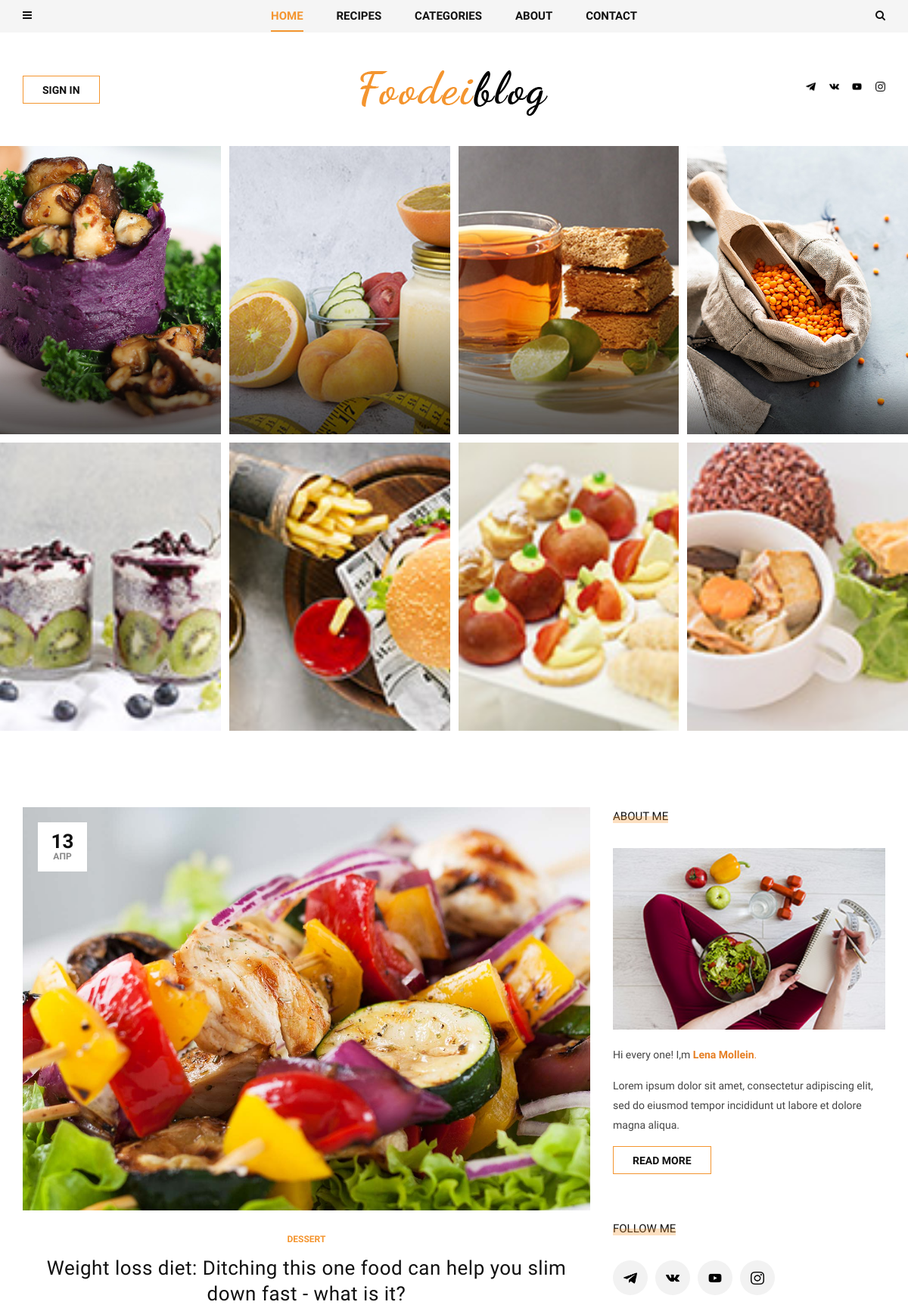
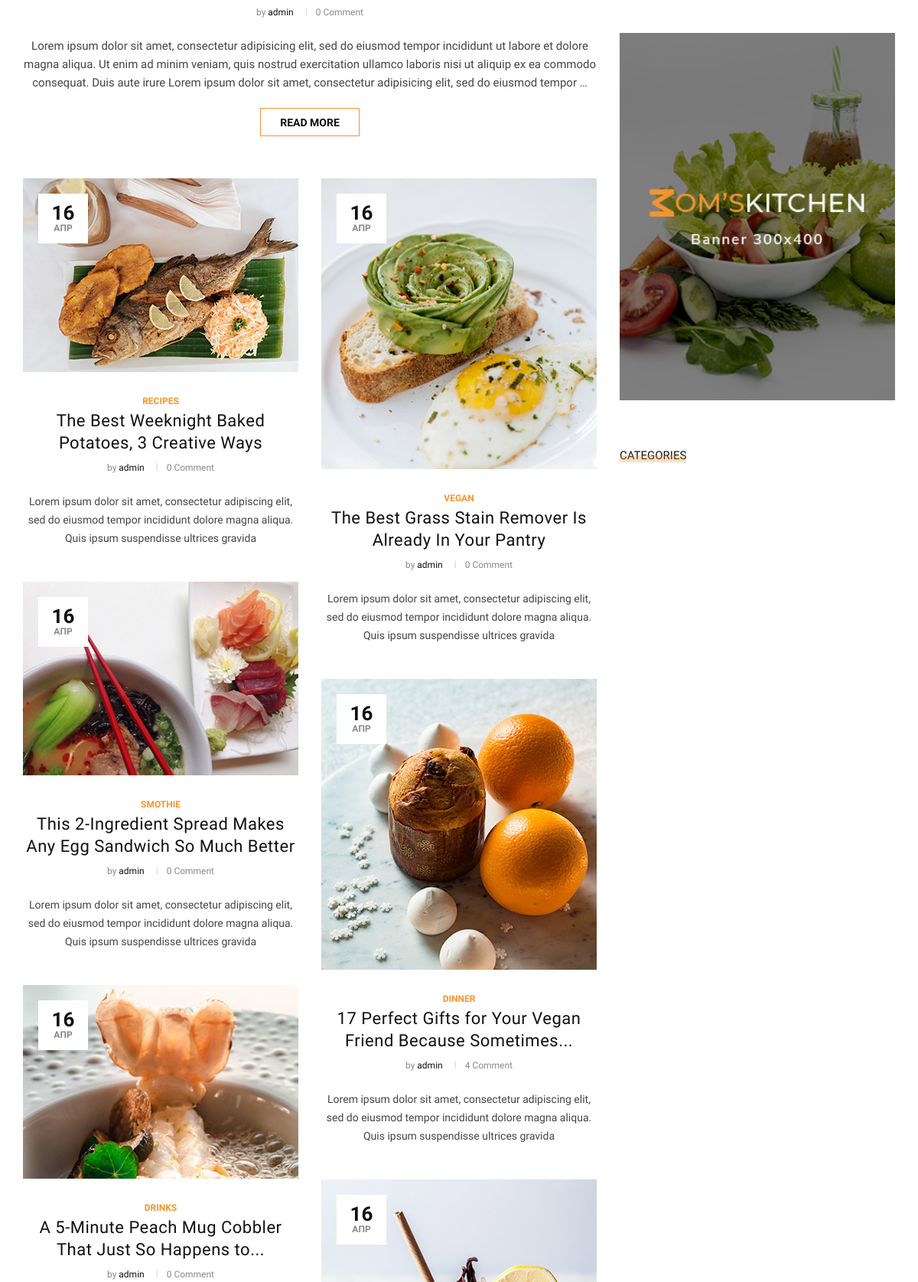
The page / (upper part) on the database its author committed (2 pictures, top to bottom).
### contact/models.py (models this page shows, shortened)
class Social(models.Model):
    icon = models.FileField(upload_to='icons/', verbose_name='Изображение иконки')
    link = models.URLField(verbose_name='Ссылка для связи')
    alt = models.CharField(max_length=100, null=True, blank=True, verbose_name='seo_name')
    class Meta:
        verbose_name = 'Соц сети'
        verbose_name_plural = 'Соц сети'

class About(models.Model):
    name = models.CharField(max_length=50, default='', verbose_name='Имя шев повара')
    profile_picture = models.ImageField(upload_to='about/author_profile', default='user-default.png', verbose_name='Фото профиля')
    title = models.CharField(max_length=200, verbose_name='Заголовок')
    text = RichTextField(verbose_name='Описание об авторе')
    mini_text = RichTextField(verbose_name='Текст меню слайдера')
    max_text = RichTextField(default='', verbose_name='Текст на странице поста')
    class Meta:
        verbose_name = 'О нас'
        verbose_name_plural = 'О нас'

class ImageAbout(models.Model):
    image = models.ImageField(upload_to='about/', verbose_name='Изображение')
    page = models.ForeignKey(About, on_delete=models.CASCADE, related_name='about_images')
    alt = models.CharField(max_length=100, null=True, blank=True, verbose_name='seo_name')

### gallery/models.py (models this page shows)
class Photo(models.Model):
    name = models.CharField(max_length=250, blank=True, null=True, verbose_name='Название изображения')
    slug = models.SlugField(max_length=255, unique=True, blank=True, null=True, verbose_name='URL')
    image = models.ImageField(upload_to='gallery/%Y/%m/%d', verbose_name='Изображение')
    is_published = models.BooleanField(default=True, verbose_name='Опубликовано')
    create_date = models.DateTimeField(auto_now_add=True, verbose_name='Дата создания')
    class Meta:
        verbose_name = 'Фотография превью'
        verbose_name_plural = 'Фотография превью'
        ordering = ['name'] # сортировка по имени

### blog/models.py (models this page shows, shortened)
class Post(models.Model):
    author = models.ForeignKey(User, related_name='posts', on_delete=models.CASCADE, verbose_name='Пользователь')
    slug = models.SlugField(max_length=200, unique=True, default='', verbose_name='URL')
    title = models.CharField(max_length=200, verbose_name='Заголовок')
    image = models.ImageField(upload_to='articles/%Y/%m/%d', null=True, blank=True, verbose_name='Изображение')
    text = models.TextField(verbose_name='Описание')
    category = models.ForeignKey(Category, related_name='post', on_delete=models.SET_NULL, null=True, verbose_name='Категория')
    tags = models.ManyToManyField(Tag, related_name='post', blank=True, verbose_name='Теги')
    is_published = models.BooleanField(default=True, verbose_name='Опубликовано')
    create_at = models.DateTimeField(auto_now_add=True, verbose_name='Дата создания')  # когда была создана данная запись
    class Meta:
        verbose_name = 'Пост'
        verbose_name_plural = 'Посты'
    def get_absolute_url(self):
        return reverse('post_single', kwargs={'slug': self.category.slug, 'post_slug': self.slug})
    def get_comments(self):
        return self.comment.all()

class Category(MPTTModel):
    name = models.CharField(max_length=100, verbose_name='Название категории')
    slug = models.SlugField(max_length=100, unique=True, verbose_name='URL')
    parent = TreeForeignKey('self', related_name='children', on_delete=models.SET_NULL, null=True, blank=True)  # что бы были подкатегории
    def __str__(self):
        return self.name
    class MPTTMeta:
        order_insertion_by = ['name']
    class Meta:
        verbose_name = 'Категория'
        verbose_name_plural = 'Категории'

### blog/views.py (the view)
# urls.py: path('', views.HomeView.as_view(), name='home'),
class HomeView(ListView):
    model = Post
    paginate_by = 10  # кол-во выводимых постов
    template_name = 'blog/home.html'
    def get_queryset(self) -> list:
        return Post.objects.filter(is_published=True).select_related('category')

### blog/templatetags/menu_tags.py (called while the page is built)
def get_all_categories():
    return Category.objects.annotate(Count('post'))

@register.simple_tag()
def get_list_category():
    return get_all_categories()

@register.inclusion_tag('blog/include/tags/top_menu.html')
def get_categories():
    category = get_all_categories()
    return {'list_category': category}

@register.inclusion_tag('blog/include/tags/recipes_tag.html')
def get_last_posts():
    posts = Post.objects.filter(is_published=True).select_related('category').order_by('-id')[:25]
    return {'list_last_post': posts}

### contact/templatetags/social_tags.py (called while the page is built)
@register.simple_tag()
def get_social_links():
    return Social.objects.all()

@register.simple_tag()
def get_about():
    return About.objects.last()

### gallery/templatetags/gallery_tags.py (called while the page is built)
@register.inclusion_tag('gallery/tags/gallery_tag.html')
def get_last_photos_in_gallery():
    photos = Photo.objects.filter(is_published=True).order_by()[:8]
    return {'photos': photos}

### templates/blog/home.html (shortened to what this page needs)
{% extends 'base.html' %}
{% load social_tags gallery_tags %}
{% block content %}
{% get_last_photos_in_gallery %}
<section class="categories spad">
    <div class="categories__post">
        <div class="container">
            <div class="row">
                <div class="col-lg-8 col-md-8 load">
                    {% for post in post_list %}
                    {% if forloop.first %}
                    <div class="categories__post__item categories__post__item--large box-container">
                        {% if post.image %}
                        <div class="categories__post__item__pic set-bg"
                             data-setbg="{{ post.image.url }}">
                            <div class="post__meta">
                                <h4>{{ post.create_at|date:'d' }}</h4>
                                <span>{{ post.create_at|date:'M' }}</span>
                            </div>
                        </div>
                        {% endif %}
                        <div class="categories__post__item__text">
                            <ul class="post__label--large">
                                <li>{{ post.category }}</li>
                            </ul>
                            <h3><a href="{{ post.get_absolute_url }}">{{ post.title }}</a></h3>
                            <ul class="post__widget">
                                <li>by <span>{{ post.author }}</span></li>
                                <li>{{ post.get_comments.count }} Comment</li>
                            </ul>
                            <p>{{ post.text|truncatewords:51|linebreaks }}</p>
                            <a href="{{ post.get_absolute_url }}" class="primary-btn">Read more</a>
                        </div>
                    </div>
                    {% endif %}
                    {% endfor %}
                    <div class="row">
                        <div class="col-lg-6 col-md-6 col-sm-6 box-container">
                            {% for post in post_list %}
                            {% if forloop.counter|divisibleby:2 and forloop.counter != 1 %}
                            <div class="categories__post__item">
                                {% if post.image %}
                                <div class="categories__post__item__pic small__item set-bg"
                                     data-setbg="{{ post.image.url }}">
                                    <div class="post__meta">
                                        <h4>{{ post.create_at|date:'d' }}</h4>
                                        <span>{{ post.create_at|date:'M' }}</span>
                                    </div>
                                </div>
                                {% endif %}
                                <div class="categories__post__item__text">
                                    <span class="post__label">{{ post.category }}</span>
                                    <h3><a href="{{ post.get_absolute_url }}">{{ post.title }}</a></h3>
                                    <ul class="post__widget">
                                        <li>by <span>{{ post.author }}</span></li>
                                        <li>{{ post.get_comments.count }} Comment</li>
                                    </ul>
                                    <p>{{ post.text|truncatewords:21|linebreaks }}</p>
                                </div>
                            </div>
                            {% endif %}
                            {% endfor %}
                        </div>
                        <div class="col-lg-6 col-md-6 col-sm-6 box-container">
                            {% for post in post_list %}
                            {% if not forloop.counter|divisibleby:2 and forloop.counter != 1 %}
                            <div class="categories__post__item">
                                {% if post.image %}
                                <div class="categories__post__item__pic smaller__large set-bg"
                                     data-setbg="{{ post.image.url }}">
                                    <div class="post__meta">
                                        <h4>{{ post.create_at|date:'d' }}</h4>
                                        <span>{{ post.create_at|date:'M' }}</span>
                                    </div>
                                </div>
                                {% endif %}
                                <div class="categories__post__item__text">
                                    <span class="post__label">{{ post.category }}</span>
                                    <h3><a href="{{ post.get_absolute_url }}">{{ post.title }}</a></h3>
                                    <ul class="post__widget">
                                        <li>by <span>{{ post.author }}</span></li>
                                        <li>{{ post.get_comments.count }} Comment</li>
                                    </ul>
                                    <p>{{ post.text|truncatewords:21|linebreaks }}</p>
                                </div>
                            </div>
                            {% endif %}
                            {% endfor %}
                        </div>
                    </div>
                </div>
                {% include 'blog/include/sidebar/sidebar.html' %}
            </div>
        </div>
    </div>
</section>
{% endblock content %}

### templates/header.html
{% load static social_tags cache  %}
<header class="header">
    <div class="header__top">
        <div class="container">
            <div class="row">
                <div class="col-lg-2 col-md-1 col-6 order-md-1 order-1">
                    <div class="header__humberger">
                        <i class="fa fa-bars humberger__open"></i>
                    </div>
                </div>
                <div class="col-lg-8 col-md-10 order-md-2 order-3">
                    {% include 'blog/include/nav/top_nav.html' %}
                </div>
                <div class="col-lg-2 col-md-1 col-6 order-md-3 order-2">
                    <div class="header__search">
                        <i class="fa fa-search search-switch"></i>
                    </div>
                </div>
            </div>
        </div>
    </div>
    <div class="container">
        <div class="row">
            <div class="col-lg-3 col-md-3">
                {% if not user.is_authenticated %}
                <div class="header__btn">
                    <a href="{% url 'registration' %}" class="primary-btn">SIGN IN</a>
                </div>
                {% endif %}
            </div>
            {% cache 600 header__logo %}
            <div class="col-lg-6 col-md-6">
                <div class="header__logo">
                    <a href="/"><img src="{% static 'img/logo.png' %}" alt=""></a>
                </div>
            </div>
            <div class="col-lg-3 col-md-3">
                <div class="header__social">
                    {% get_social_links as social_link %}
                        {% for item in social_link %}
                        <a href="{{ item.link }}" target="_blank">
                            {% if item.icon %}
                            <img class="social_header_img" src="{{ item.icon.url }}" alt="">
                            {% endif %}
                        </a>
                        {% endfor %}
                </div>
            </div>
            {% endcache %}
        </div>
    </div>
</header>

### templates/gallery/tags/gallery_tag.html
<section class="hero">
    <div class="hero__slider owl-carousel">
        <div class="hero__item">
            <div class="container-fluid">
                <div class="row">
                    {% for photo in photos %}
                    <div class="col-lg-3 p-0">
                        {% if photo.image %}
                        <div class="hero__inside__item hero__inside__item--wide set-bg"
                             data-setbg="{{ photo.image.url }}">
                        </div>
                        {% endif %}
                    </div>
                    {% endfor %}
                </div>
            </div>
        </div>
    </div>
</section>

### templates/blog/include/sidebar/sidebar.html (shortened to what this page needs)
{% load static social_tags mptt_tags %}
<div class="col-lg-4 col-md-4">
    <div class="sidebar__item">
        <div class="sidebar__about__item">
            <div class="sidebar__item__title">
                <h6>About me</h6>
            </div>
            {% get_about as about %}
            {% if about.about_images %}
            <img src="{{ about.about_images.last.image.url }}" alt="">
            {% endif %}
            {{ about.mini_text|safe }}
            <a href="{% url 'about' %}" class="primary-btn">Read more</a>
        </div>
        <div class="sidebar__follow__item">
            <div class="sidebar__item__title">
                <h6>Follow me</h6>
            </div>
            <div class="sidebar__item__follow__links">
                {% get_social_links as social_link %}
                {% for item in social_link %}
                <a href="{{ item.link }}" target="_blank">
                    {% if item.icon %}
                    <img class="social__sidebar__img" src="{{ item.icon.url }}" alt="">
                    {% endif %}
                </a>
                {% endfor %}
            </div>
        </div>
        <div class="sidebar__item__banner">
            <img src="{% static 'img/sidebar/banner.jpg' %}" alt="">
        </div>
        <div class="sidebar__item__categories">
            <div class="sidebar__item__title">
                <h6>Categories</h6>
            </div>
        </div>
    </div>
</div>

### rows shown on the page
Social: icon (picture)
Social: icon (picture)
Social: icon (picture)
Social: icon (picture)
Photo: shows a picture
Photo: shows a picture
Photo: shows a picture
Photo: shows a picture
Photo: shows a picture
Photo: shows a picture
Photo: shows a picture
Photo: shows a picture
Post: create_at "13", create_at "АПР", category "DESSERT", title "Weight loss diet: Ditching this one food can help you slim down fast - what is it?", author "admin", get_comments.count "0", text "Lorem ipsum dolor sit amet, consectetur adipisicing elit, sed do eiusmod tempor incididunt ut labore et dolore magna aliqua. Ut enim ad minim veniam, quis nostrud exercitation ullamco laboris nisi ut aliquip ex ea commodo consequat. Duis aute irure Lorem ipsum dolor sit amet, consectetur adipisicing elit, sed do eiusmod tempor …"
Post: shows a picture, create_at "16", create_at "АПР", category "RECIPES", title "The Best Weeknight Baked Potatoes, 3 Creative Ways", author "admin", get_comments.count "0", text "Lorem ipsum dolor sit amet, consectetur adipiscing elit, sed do eiusmod tempor incididunt dolore magna aliqua. Quis ipsum suspendisse ultrices gravida"
Post: shows a picture, create_at "16", create_at "АПР", category "SMOTHIE", title "This 2-Ingredient Spread Makes Any Egg Sandwich So Much Better", author "admin", get_comments.count "0", text "Lorem ipsum dolor sit amet, consectetur adipiscing elit, sed do eiusmod tempor incididunt dolore magna aliqua. Quis ipsum suspendisse ultrices gravida"
Post: shows a picture, create_at "16", create_at "АПР", category "DRINKS", title "A 5-Minute Peach Mug Cobbler That Just So Happens to...", author "admin", get_comments.count "0"
Post: shows a picture, create_at "16", create_at "АПР", category "VEGAN", title "The Best Grass Stain Remover Is Already In Your Pantry", author "admin", get_comments.count "0", text "Lorem ipsum dolor sit amet, consectetur adipiscing elit, sed do eiusmod tempor incididunt dolore magna aliqua. Quis ipsum suspendisse ultrices gravida"
Post: shows a picture, create_at "16", create_at "АПР", category "DINNER", title "17 Perfect Gifts for Your Vegan Friend Because Sometimes...", author "admin", get_comments.count "4", text "Lorem ipsum dolor sit amet, consectetur adipiscing elit, sed do eiusmod tempor incididunt dolore magna aliqua. Quis ipsum suspendisse ultrices gravida"
Post: shows a picture, create_at "16", create_at "АПР"
About: about_images.last.image (picture), mini_text "Hi every one! I,m Lena Mollein . Lorem ipsum dolor sit amet, consectetur adipiscing elit, sed do eiusmod tempor incididunt ut labore et dolore magna aliqua."
